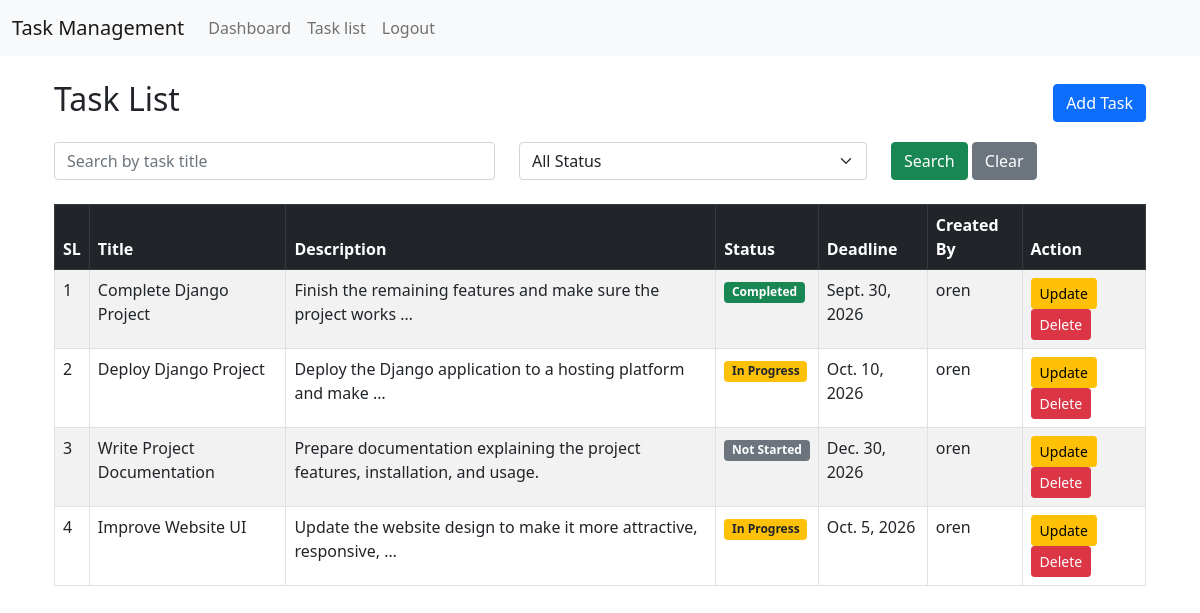
The app's page /task_list/ (signed in) with its own data.
### TaskHub/models.py (models this page shows, shortened)
class TaskModel(models.Model):
    STATUS_TYPE =[
        ('not_started','not_started'),
        ('in_progress','in_progress'),
        ('completed','completed'),
    ]
    title = models.CharField(max_length=100,null=True)
    description = models.TextField(null=True)
    status = models.CharField(choices=STATUS_TYPE,max_length=20,null=True)
    deadline = models.DateField(null=True)
    created_by = models.ForeignKey(
        UserModel,
        on_delete=models.CASCADE,
        null=True,
        related_name='user_task'
    )

class UserModel(AbstractUser):
    full_name = models.CharField(max_length=200, null=True)

### TaskHub/views.py (the view)
# urls.py: path('task_list/',task_list, name='task_list'),
@login_required
def task_list(request):
    task_data = TaskModel.objects.filter(created_by = request.user)
    context ={
        'task_data':task_data
    }
    return render(request, 'pages/task_list.html',context)

### TaskHub/templates/pages/task_list.html (shortened to what this page needs)
{% extends 'master/base.html' %}
{% block content %}
<div class="container mt-4">
    <div class="d-flex justify-content-between align-items-center mb-3">
        <h2>Task List</h2>
        <a href="{% url 'add_task' %}" class="btn btn-primary">
            Add Task
        </a>
    </div>
    <form method="GET" class="mb-4">
        <div class="row">
            <div class="col-md-5">
                <input type="text"
                       name="search"
                       value="{{ search }}"
                       class="form-control"
                       placeholder="Search by task title">
            </div>
            <div class="col-md-4">
                <select name="status" class="form-select">
                    <option value="">All Status</option>
                </select>
            </div>
            <div class="col-md-3">
                <button type="submit" class="btn btn-success">Search</button>
                <a href="{% url 'task_list' %}" class="btn btn-secondary">Clear</a>
            </div>
        </div>
    </form>
    <table class="table table-bordered table-striped">
        <thead class="table-dark">
            <tr>
                <th>SL</th>
                <th>Title</th>
                <th>Description</th>
                <th>Status</th>
                <th>Deadline</th>
                <th>Created By</th>
                <th>Action</th>
            </tr>
        </thead>
        <tbody>
            {% for data in task_data %}
            <tr>
                <td>{{ forloop.counter }}</td>
                <td>{{ data.title }}</td>
                <td>{{ data.description|truncatewords:10 }}</td>
                <td>
                    {% if data.status == 'not_started' %}
                        <span class="badge bg-secondary">Not Started</span>
                    {% elif data.status == 'in_progress' %}
                        <span class="badge bg-warning text-dark">In Progress</span>
                    {% elif data.status == 'completed' %}
                        <span class="badge bg-success">Completed</span>
                    {% endif %}
                </td>
                <td>{{ data.deadline }}</td>
                <td>{{ data.created_by.username }}</td>
                <td>
                    <a href="{% url 'edit_task' data.id %}" class="btn btn-warning btn-sm">Update</a>
                    <a href="{% url 'delete_task' data.id %}"class="btn btn-danger btn-sm">Delete</a>
                </td>
            </tr>
            {% empty %}
            <tr>
                <td colspan="7"class="text-center">No task found.</td>
            </tr>
            {% endfor %}
        </tbody>
    </table>
</div>
{% endblock %}

### records on screen
TaskModel: title "Complete Django Project", description "Finish the remaining features and make sure the project works …", status "Completed", deadline "Sept. 30, 2026", created_by.username "oren"
TaskModel: title "Deploy Django Project", description "Deploy the Django application to a hosting platform and make …", status "In Progress", deadline "Oct. 10, 2026", created_by.username "oren"
TaskModel: title "Write Project Documentation", description "Prepare documentation explaining the project features, installation, and usage.", status "Not Started", deadline "Dec. 30, 2026", created_by.username "oren"
TaskModel: title "Improve Website UI", description "Update the website design to make it more attractive, responsive, …", status "In Progress", deadline "Oct. 5, 2026", created_by.username "oren"
